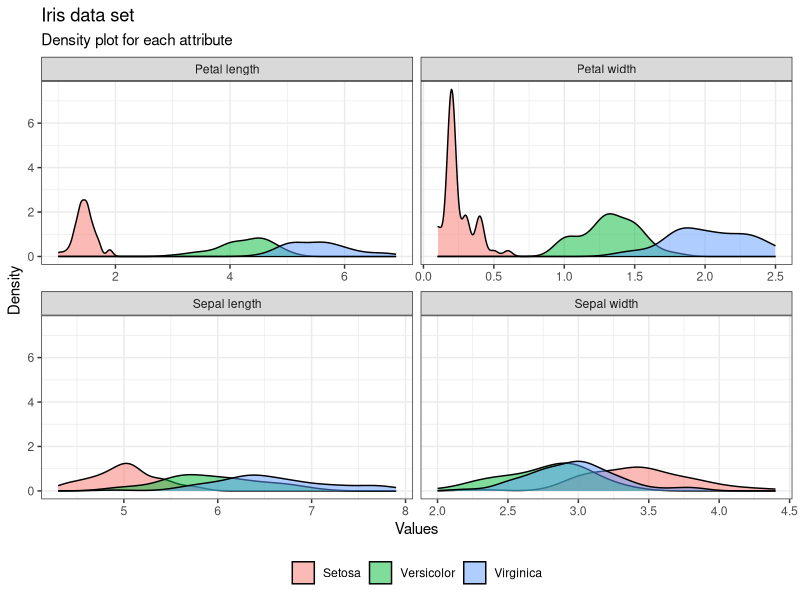
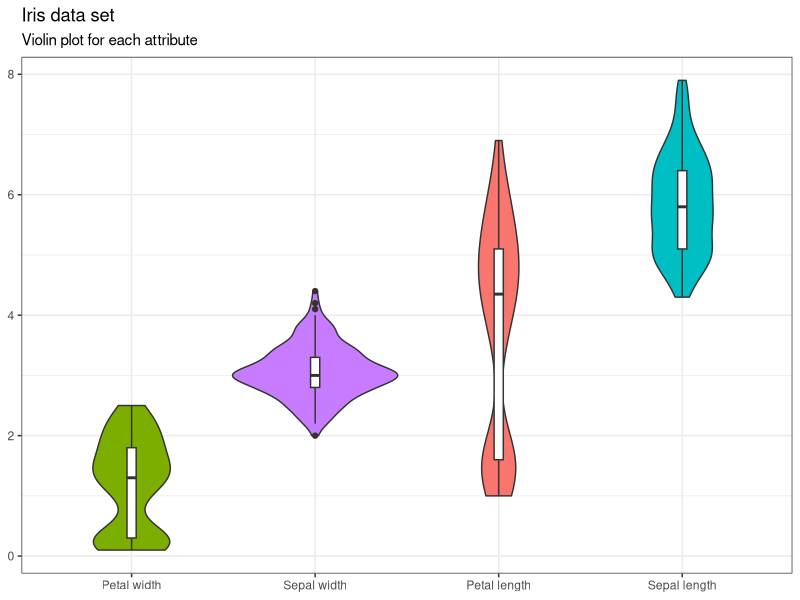
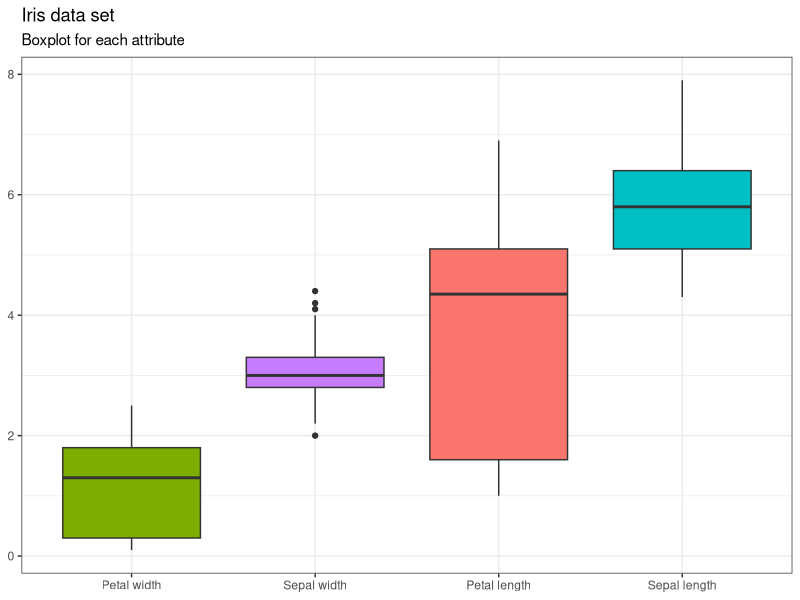
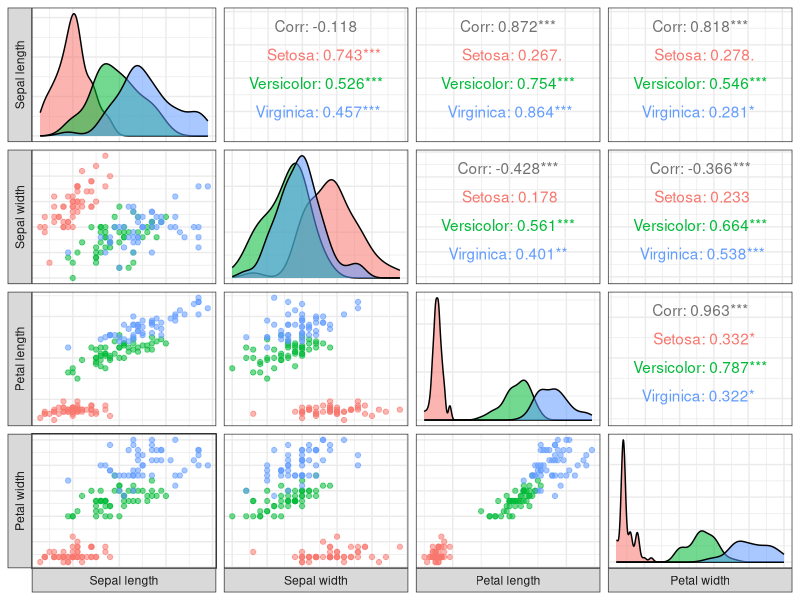
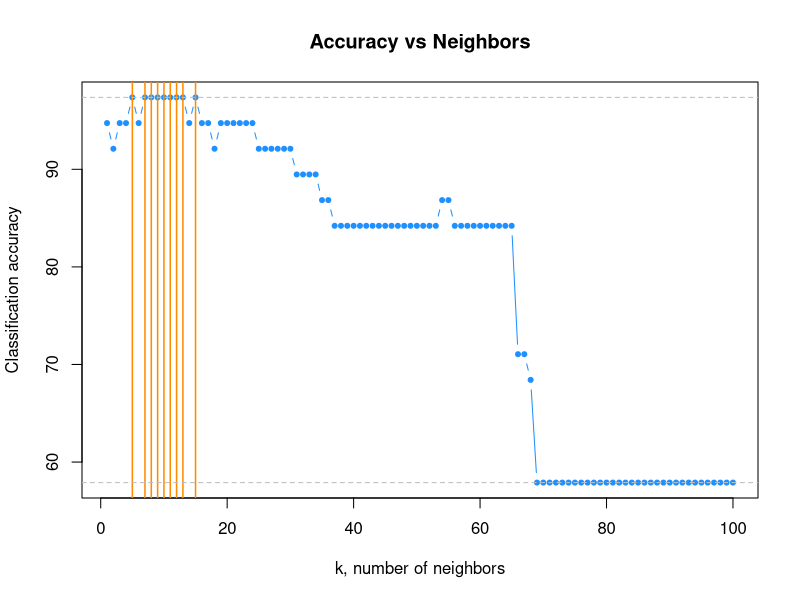

These figures' R source, in order:

library(knitr)
library(class)
library(tidyverse)
library(GGally)
library(ggplot2)

head(iris)

# Some minor changes in the data set
iris2 <- iris %>%
  rename(`Sepal length`=Sepal.Length,
         `Sepal width`=Sepal.Width,
         `Petal length`=Petal.Length,
         `Petal width`=Petal.Width) %>%
  mutate(Species=fct_recode(Species, "Setosa"="setosa",
                            "Versicolor"="versicolor",
                            "Virginica"="virginica"))



# Density plot for each species
iris2 %>%
  gather(Attributes, value, 1:4) %>%
  ggplot(aes(x=value, fill=Species)) +
  geom_density(colour="black", alpha=0.5) +
  facet_wrap(~Attributes, scales="free_x") +
  labs(x="Values", y="Density",
       title="Iris data set",
       subtitle="Density plot for each attribute") +
  theme_bw() +
  theme(legend.position="bottom",
        legend.title=element_blank())

# Violin plot for each attribute
iris2 %>%
  gather(Attributes, value, 1:4) %>%
  ggplot(aes(x=reorder(Attributes, value, FUN=median), y=value, fill=Attributes)) +
  geom_violin(show.legend=FALSE) +
  geom_boxplot(width=0.05, fill="white") +
  labs(title="Iris data set",
       subtitle="Violin plot for each attribute") +
  theme_bw() +
  theme(axis.title.y=element_blank(),
        axis.title.x=element_blank())

# Boxplot for each attribute
iris2 %>%
  gather(Attributes, value, 1:4) %>%
  ggplot(aes(x=reorder(Attributes, value, FUN=median), y=value, fill=Attributes)) +
  geom_boxplot(show.legend=FALSE) +
  labs(title="Iris data set",
       subtitle="Boxplot for each attribute") +
  theme_bw() +
  theme(axis.title.y=element_blank(),
        axis.title.x=element_blank())

# Scatter plot and correlations
ggpairs(cbind(iris2, Cluster=as.factor(iris2$Species)),
        columns=1:4, aes(colour=Cluster, alpha=0.5),
        lower=list(continuous="points"),
        axisLabels="none", switch="both") +
  theme_bw() 

# Normalization of all columns except Species
dataNorm <- iris
dataNorm[, -5] <- scale(iris[, -5])

# Reproducible results
set.seed(1234)

# 70% train and 30% test
ind <- sample(2, nrow(dataNorm), replace=TRUE, prob=c(0.7, 0.3))
trainData <- dataNorm[ind==1,]
testData <- dataNorm[ind==2,]

# Execution of k-NN with k=1
KnnTestPrediction_k1 <- knn(trainData[,-5], testData[,-5],
                            trainData$Species, k=1, prob=TRUE)

# Execution of k-NN with k=2
KnnTestPrediction_k2 <- knn(trainData[,-5], testData[,-5],
                            trainData$Species, k=2, prob=TRUE)

# Execution of k-NN with k=3
KnnTestPrediction_k3 <- knn(trainData[,-5], testData[,-5],
                            trainData$Species, k=3, prob=TRUE)

# Execution of k-NN with k=4
KnnTestPrediction_k4 <- knn(trainData[,-5], testData[,-5],
                            trainData$Species, k=4, prob=TRUE)

# Confusion matrix of KnnTestPrediction_k1
table(testData$Species, KnnTestPrediction_k1)

# Classification accuracy of KnnTestPrediction_k1
sum(KnnTestPrediction_k1==testData$Species)/length(testData$Species)*100

# Confusion matrix of KnnTestPrediction_k2
table(testData$Species, KnnTestPrediction_k2)

# Classification accuracy of KnnTestPrediction_k2
sum(KnnTestPrediction_k2==testData$Species)/length(testData$Species)*100

# Confusion matrix of KnnTestPrediction_k3
table(testData$Species, KnnTestPrediction_k3)

# Classification accuracy of KnnTestPrediction_k3
sum(KnnTestPrediction_k3==testData$Species)/length(testData$Species)*100

# Confusion matrix of KnnTestPrediction_k4
table(testData$Species, KnnTestPrediction_k4)

# Classification accuracy of KnnTestPrediction_k4
sum(KnnTestPrediction_k4==testData$Species)/length(testData$Species)*100


# Empty variables
KnnTestPrediction <- list()
accuracy <- numeric()

# From k=1 to k=100...
for(k in 1:100){
  
  # KnnTestPrediction for each k
  KnnTestPrediction[[k]] <- knn(trainData[,-5], testData[,-5], trainData$Species, k, prob=TRUE)
  
  # Accuracy for each k   
  accuracy[k] <- sum(KnnTestPrediction[[k]]==testData$Species)/length(testData$Species)*100
  
}

# Accuracy vs Choice of k
plot(accuracy, type="b", col="dodgerblue", cex=1, pch=20,
     xlab="k, number of neighbors", ylab="Classification accuracy", 
     main="Accuracy vs Neighbors")

# Add lines indicating k with best accuracy
abline(v=which(accuracy==max(accuracy)), col="darkorange", lwd=1.5)

# Add line for max accuracy seen
abline(h=max(accuracy), col="grey", lty=2)

# Add line for min accuracy seen 
abline(h=min(accuracy), col="grey", lty=2)
